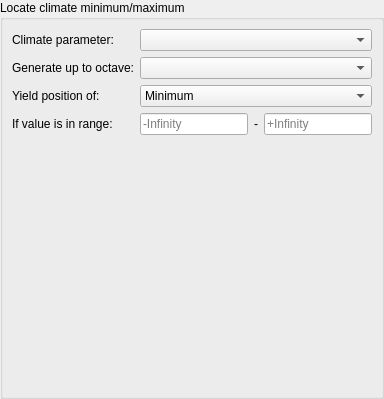
         <widget class="QWidget" name="pageMinMax">
          <layout class="QGridLayout" name="gridLayout_23">
           <property name="leftMargin">
            <number>0</number>
           </property>
           <property name="topMargin">
            <number>0</number>
           </property>
           <property name="rightMargin">
            <number>0</number>
           </property>
           <property name="bottomMargin">
            <number>0</number>
           </property>
           <item row="0" column="0">
            <widget class="QGroupBox" name="groupBox_10">
             <property name="title">
              <string>Locate climate minimum/maximum</string>
             </property>
             <layout class="QGridLayout" name="gridLayout_24">
              <item row="3" column="0">
               <widget class="QLabel" name="label_9">
                <property name="text">
                 <string>If value is in range:</string>
                </property>
               </widget>
              </item>
              <item row="0" column="0">
               <widget class="QLabel" name="label_8">
                <property name="text">
                 <string>Climate parameter: </string>
                </property>
               </widget>
              </item>
              <item row="1" column="1" colspan="3">
               <widget class="QComboBox" name="comboOctaves">
                <property name="font">
                 <font>
                  <family>Monospace</family>
                 </font>
                </property>
               </widget>
              </item>
              <item row="3" column="2">
               <widget class="QLabel" name="label_14">
                <property name="text">
                 <string>-</string>
                </property>
               </widget>
              </item>
              <item row="3" column="1">
               <widget class="QLineEdit" name="lineMin">
                <property name="toolTip">
                 <string>&lt;html&gt;&lt;head/&gt;&lt;body&gt;&lt;p&gt;Lower bound (inclusive)&lt;/p&gt;&lt;/body&gt;&lt;/html&gt;</string>
                </property>
                <property name="placeholderText">
                 <string>-Infinity</string>
                </property>
               </widget>
              </item>
              <item row="3" column="3">
               <widget class="QLineEdit" name="lineMax">
                <property name="toolTip">
                 <string>&lt;html&gt;&lt;head/&gt;&lt;body&gt;&lt;p&gt;Upper bound (inclusive)&lt;/p&gt;&lt;/body&gt;&lt;/html&gt;</string>
                </property>
                <property name="placeholderText">
                 <string>+Infinity</string>
                </property>
               </widget>
              </item>
              <item row="0" column="1" colspan="3">
               <widget class="QComboBox" name="comboClimatePara"/>
              </item>
              <item row="5" column="1">
               <spacer name="verticalSpacer_5">
                <property name="orientation">
                 <enum>Qt::Vertical</enum>
                </property>
                <property name="sizeHint" stdset="0">
                 <size>
                  <width>20</width>
                  <height>252</height>
                 </size>
                </property>
               </spacer>
              </item>
              <item row="1" column="0">
               <widget class="QLabel" name="label_12">
                <property name="text">
                 <string>Generate up to octave:</string>
                </property>
               </widget>
              </item>
              <item row="2" column="1" colspan="3">
               <widget class="QComboBox" name="comboMinMax">
                <item>
                 <property name="text">
                  <string>Minimum</string>
                 </property>
                </item>
                <item>
                 <property name="text">
                  <string>Maximum</string>
                 </property>
                </item>
               </widget>
              </item>
              <item row="2" column="0">
               <widget class="QLabel" name="label_15">
                <property name="text">
                 <string>Yield position of:</string>
                </property>
               </widget>
              </item>
             </layout>
            </widget>
           </item>
          </layout>
         </widget>
